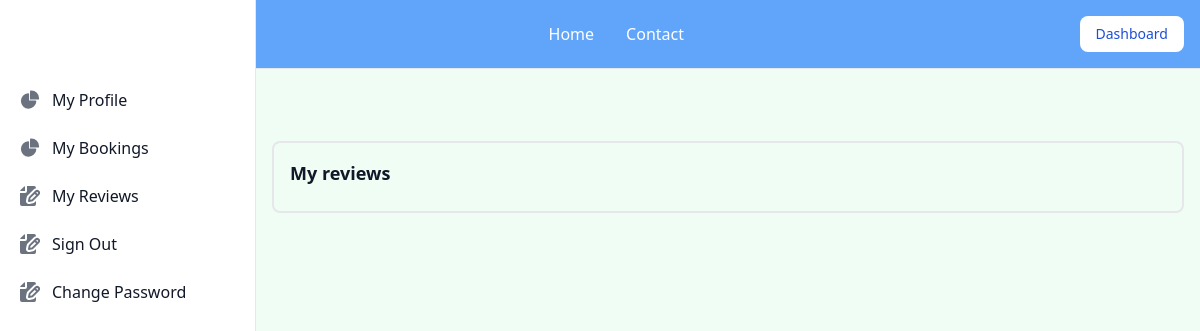
The page /dashboard/reviews (signed in) on the database as committed earlier.
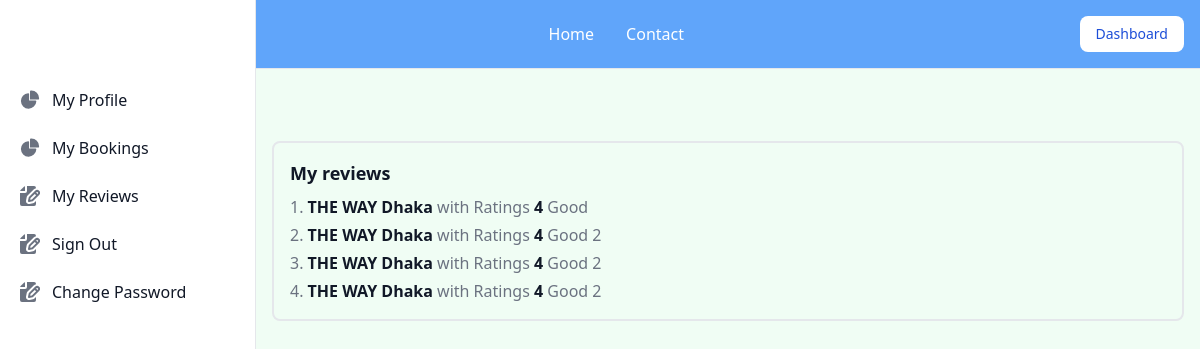
The same page on the database as committed later.
### home/models.py (models this page shows)
class User_Reviews(models.Model):
    hotel = models.ForeignKey(RoyalHotelModel, on_delete=models.CASCADE)
    user = models.ForeignKey(User, on_delete=models.CASCADE)
    review_text = models.CharField(max_length=200)
    rating = models.IntegerField(validators=[MaxValueValidator(5)])
    class Meta:
        verbose_name_plural = "Reviews"
        unique_together = ("hotel", "user")

class RoyalHotelModel(models.Model):
    name = models.CharField(max_length=50)
    address = models.TextField(max_length=60)
    description = models.TextField(max_length=200)
    photos = models.ImageField(upload_to="static/photos/", null=True, blank=True)
    reviews = models.ManyToManyField(User, through="User_Reviews")
    cost_per_day = models.DecimalField(
        max_digits=10, decimal_places=2, null=True, default=500
    )
    class Meta:
        verbose_name_plural = "Royal Hotel's"
    def __str__(self) -> str:
        return self.name

### dashboard/views.py (the view)
# urls.py: path("reviews", my_reviews, name="my_reviews"),
@login_required(login_url="login")
def my_reviews(request):
    user = request.user
    reviews = User_Reviews.objects.filter(user=user)
    return render(request, "my_reviews.html", {"reviews": reviews})

### templates/my_reviews.html
{% extends "dashboard.html" %}
{% block content %}
<h2 class="mb-2 text-lg font-semibold text-gray-900">My reviews</h2>
<ol class="max-w-md space-y-1 text-gray-500 list-decimal list-inside dark:text-gray-400">
    {% for review in reviews %}
    <li>
        <a href="{% url 'hotel_detail' review.hotel.id %}" class="font-semibold text-gray-900">{{review.hotel}}</a> with
        Ratings <span class="font-semibold text-gray-900">{{review.rating}}</span> {{review.review_text}}
    </li>
    {% endfor %}
</ol>
{% endblock content %}

Rows that differ between the two databases and show on the page:
added User_Reviews: hotel "THE WAY Dhaka", rating "4", review_text "Good"
added User_Reviews: hotel "THE WAY Dhaka", rating "4", review_text "Good 2"
added User_Reviews: hotel "THE WAY Dhaka", rating "4", review_text "Good 2"
added User_Reviews: hotel "THE WAY Dhaka", rating "4", review_text "Good 2"
